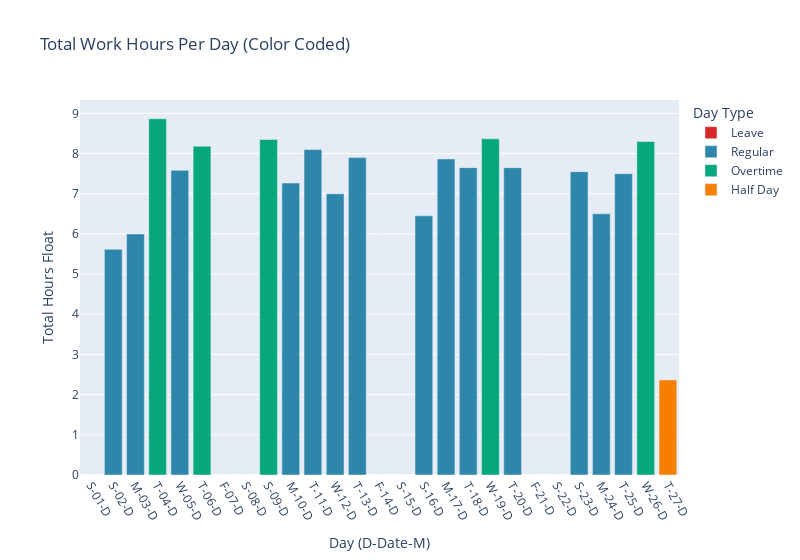

Notebook code cell kept with this figure:
### Code cell
# Line Chart with Date-wise dots and weekend gap

line_fig = px.line(
    df,
    x='Day',
    y='Total Hours Float',
    title='Work Hours Trend',
    markers=True
)

# Break line on missing / zero values (if any)
line_fig.update_traces(
    connectgaps=False,
    marker=dict(size=8),     # Dot size
    line=dict(width=3)       # Line thickness
)

# Improve x-axis formatting
line_fig.update_xaxes(
    tickformat="%d-%b",      # Format like 02-Dec
    tickangle=45,
    title_text="Date"
)
# Improve layout
line_fig.update_layout(
    height=500,
    width=800,
    yaxis_title="Work Hours"
)
# Maintain proper date order
bar_fig.update_layout(
    xaxis={
        'categoryorder': 'array',
        'categoryarray': df.sort_values("Day")["Day Label"]
    }
)

### Figure 1 — Plotly figure (JSON) as saved in the notebook; plotly's stock layout.template omitted (floating-point values rounded to 4 significant figures)
{"data": [{"hovertemplate": "Day Type=Leave<br>Day Label=%{x}<br>Total Hours Float=%{y}<extra></extra>", "legendgroup": "Leave", "marker": {"color": "#D62828", "pattern": {"shape": ""}}, "name": "Leave", "orientation": "v", "showlegend": true, "textposition": "auto", "type": "bar", "x": ["S-01-D", "F-07-D", "S-08-D", "F-14-D", "S-15-D", "F-21-D", "S-22-D"], "xaxis": "x", "y": [0.0, 0.0, 0.0, 0.0, 0.0, 0.0, 0.0], "yaxis": "y"}, {"hovertemplate": "Day Type=Regular<br>Day Label=%{x}<br>Total Hours Float=%{y}<extra></extra>", "legendgroup": "Regular", "marker": {"color": "#2E86AB", "pattern": {"shape": ""}}, "name": "Regular", "orientation": "v", "showlegend": true, "textposition": "auto", "type": "bar", "x": ["S-02-D", "M-03-D", "W-05-D", "M-10-D", "T-11-D", "W-12-D", "T-13-D", "S-16-D", "M-17-D", "T-18-D", "T-20-D", "S-23-D", "M-24-D", "T-25-D"], "xaxis": "x", "y": [5.617, 6.0, 7.583, 7.267, 8.1, 7.0, 7.9, 6.45, 7.867, 7.65, 7.65, 7.55, 6.5, 7.5], "yaxis": "y"}, {"hovertemplate": "Day Type=Overtime<br>Day Label=%{x}<br>Total Hours Float=%{y}<extra></extra>", "legendgroup": "Overtime", "marker": {"color": "#06A77D", "pattern": {"shape": ""}}, "name": "Overtime", "orientation": "v", "showlegend": true, "textposition": "auto", "type": "bar", "x": ["T-04-D", "T-06-D", "S-09-D", "W-19-D", "W-26-D"], "xaxis": "x", "y": [8.867, 8.183, 8.35, 8.367, 8.3], "yaxis": "y"}, {"hovertemplate": "Day Type=Half Day<br>Day Label=%{x}<br>Total Hours Float=%{y}<extra></extra>", "legendgroup": "Half Day", "marker": {"color": "#F77F00", "pattern": {"shape": ""}}, "name": "Half Day", "orientation": "v", "showlegend": true, "textposition": "auto", "type": "bar", "x": ["T-27-D"], "xaxis": "x", "y": [2.367], "yaxis": "y"}], "layout": {"barmode": "relative", "legend": {"title": {"text": "Day Type"}, "tracegroupgap": 0}, "title": {"text": "Total Work Hours Per Day (Color Coded)"}, "width": 800, "xaxis": {"anchor": "y", "categoryarray": ["S-01-D", "S-02-D", "M-03-D", "T-04-D", "W-05-D", "T-06-D", "F-07-D", "S-08-D", "S-09-D", "M-10-D", "T-11-D", "W-12-D", "T-13-D", "F-14-D", "S-15-D", "S-16-D", "M-17-D", "T-18-D", "W-19-D", "T-20-D", "F-21-D", "S-22-D", "S-23-D", "M-24-D", "T-25-D", "W-26-D", "T-27-D"], "categoryorder": "array", "domain": [0, 1], "tickangle": 60, "tickmode": "array", "ticktext": ["S-01-D", "S-02-D", "M-03-D", "T-04-D", "W-05-D", "T-06-D", "F-07-D", "S-08-D", "S-09-D", "M-10-D", "T-11-D", "W-12-D", "T-13-D", "F-14-D", "S-15-D", "S-16-D", "M-17-D", "T-18-D", "W-19-D", "T-20-D", "F-21-D", "S-22-D", "S-23-D", "M-24-D", "T-25-D", "W-26-D", "T-27-D"], "tickvals": ["S-01-D", "S-02-D", "M-03-D", "T-04-D", "W-05-D", "T-06-D", "F-07-D", "S-08-D", "S-09-D", "M-10-D", "T-11-D", "W-12-D", "T-13-D", "F-14-D", "S-15-D", "S-16-D", "M-17-D", "T-18-D", "W-19-D", "T-20-D", "F-21-D", "S-22-D", "S-23-D", "M-24-D", "T-25-D", "W-26-D", "T-27-D"], "title": {"text": "Day (D-Date-M)"}}, "yaxis": {"anchor": "x", "domain": [0, 1], "title": {"text": "Total Hours Float"}}}}
